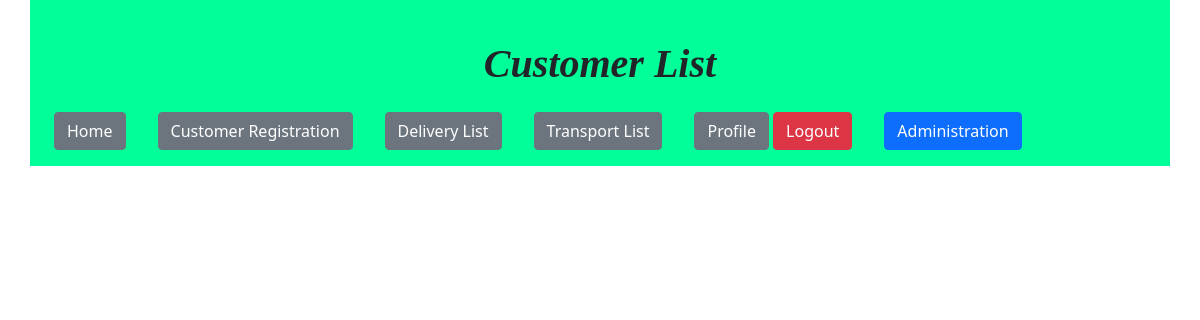
The app's page /affairs/customer/list (signed in), older data.
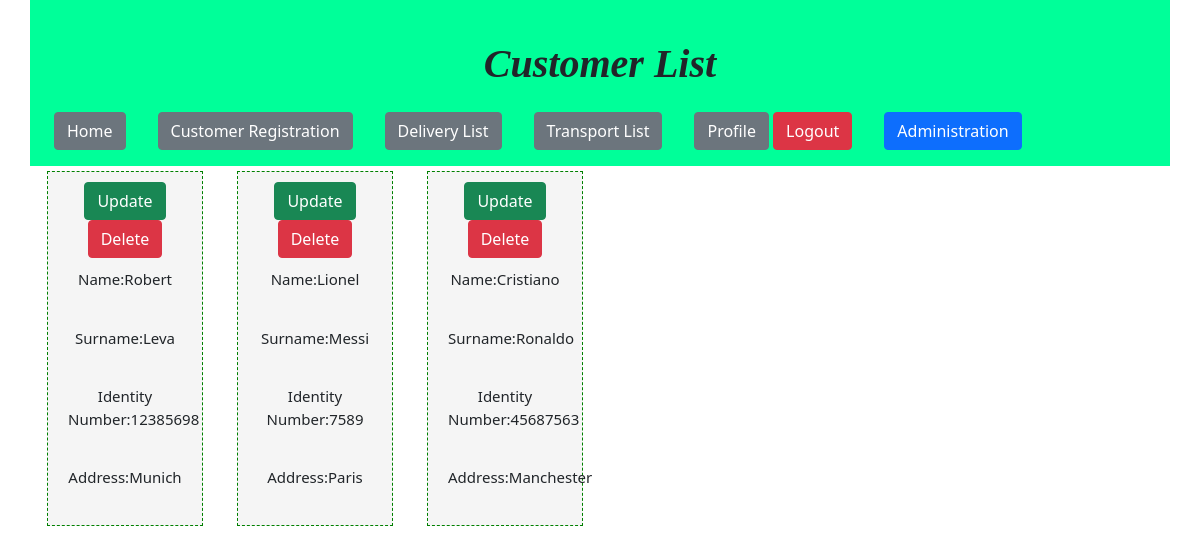
The same page, newer data.
### affairs/models.py (models this page shows, shortened)
class CustomerModel (models.Model):
    name = models.CharField(max_length=100)
    surname = models.CharField(max_length=100)
    identityNo = models.IntegerField()
    address = models.CharField(max_length=500)

### affairs/views.py (the view)
# urls.py: path('customer/list',views.CustomerListView),
@login_required
def CustomerListView(request):
    customers = CustomerModel.objects.all()
    context = {
        'customers': customers
    }
    return render(request,'affairs/CustomerList.html',context)

### affairs/templates/affairs/CustomerList.html
{% extends "affairs/layout.html" %}
{% load static %}
{% block titlepage %} Customer List {% endblock %}
{% block mainContent %}
    {%for cl in customers%}
        <div class="col-md-2">
            <div class="timeBox">
                <a href="update/{{cl.id}}" class="btn btn-success">Update</a>
                <a href="delete/{{cl.id}}" class="btn btn-danger" onclick="return warning()">Delete</a>
                <p>Name:{{cl.name}}</p>
                <p>Surname:{{cl.surname}}</p>
                <p>Identity Number:{{cl.identityNo}}</p>
                <p>Address:{{cl.address}}</p>
            </div>
        </div>
    {%endfor%}
{% endblock %}

Row changes from the older to the newer data that the page shows:
added CustomerModel: name "Robert", surname "Leva", identityNo "12385698", address "Munich"
added CustomerModel: name "Lionel", surname "Messi", identityNo "7589", address "Paris"
added CustomerModel: name "Cristiano", surname "Ronaldo", identityNo "45687563", address "Manchester"
